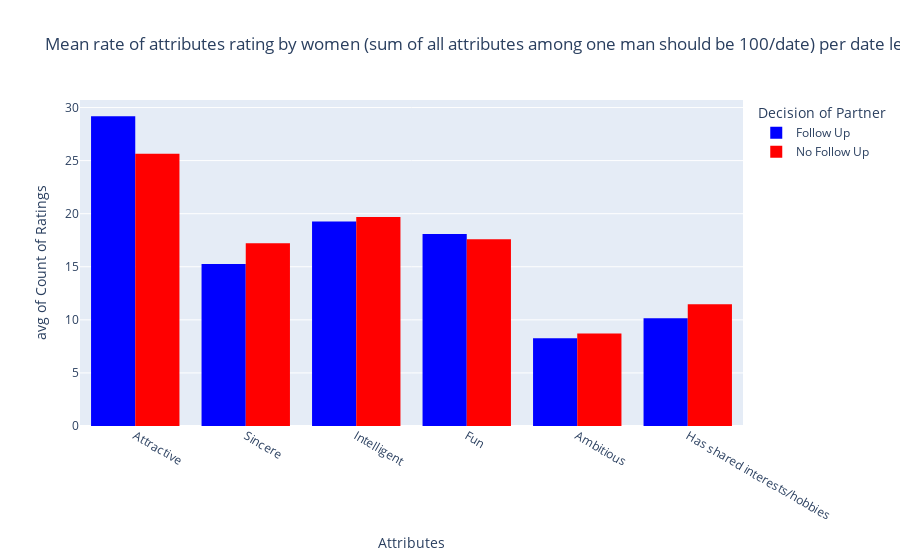

Write notebook code for a chart like this one.
### Code cell
px.histogram(data_male_format, x='Attributes',  y='Rating', color='dec_o', barmode='group',  histfunc='avg', color_discrete_map={'No Follow Up': 'red', 'Follow Up': 'blue'}, labels={'dec_o': 'Decision of Partner', 'Rating': 'Count of Ratings'}, title='Mean rate of attributes rating by women (sum of all attributes among one man should be 100/date) per date leading to follow up or not')

### Figure 1 — Plotly figure (JSON) as saved in the notebook; plotly's stock layout.template omitted (floating-point values rounded to 4 significant figures; data arrays with more than 128 entries replaced by an {"elided": "..."} marker saying what was removed)
{"data": [{"alignmentgroup": "True", "bingroup": "x", "histfunc": "avg", "hovertemplate": "Decision of Partner=Follow Up<br>Attributes=%{x}<br>avg of Count of Ratings=%{y}<extra></extra>", "legendgroup": "Follow Up", "marker": {"color": "blue", "pattern": {"shape": ""}}, "name": "Follow Up", "offsetgroup": "Follow Up", "orientation": "v", "showlegend": true, "type": "histogram", "x": {"elided": "9174 str values"}, "xaxis": "x", "y": {"elided": "9174 float values"}, "yaxis": "y"}, {"alignmentgroup": "True", "bingroup": "x", "histfunc": "avg", "hovertemplate": "Decision of Partner=No Follow Up<br>Attributes=%{x}<br>avg of Count of Ratings=%{y}<extra></extra>", "legendgroup": "No Follow Up", "marker": {"color": "red", "pattern": {"shape": ""}}, "name": "No Follow Up", "offsetgroup": "No Follow Up", "orientation": "v", "showlegend": true, "type": "histogram", "x": {"elided": "15990 str values"}, "xaxis": "x", "y": {"elided": "15990 float values"}, "yaxis": "y"}], "layout": {"barmode": "group", "legend": {"title": {"text": "Decision of Partner"}, "tracegroupgap": 0}, "title": {"text": "Mean rate of attributes rating by women (sum of all attributes among one man should be 100/date) per date leading to follow up or not"}, "xaxis": {"anchor": "y", "domain": [0, 1], "title": {"text": "Attributes"}}, "yaxis": {"anchor": "x", "domain": [0, 1], "title": {"text": "avg of Count of Ratings"}}}}
